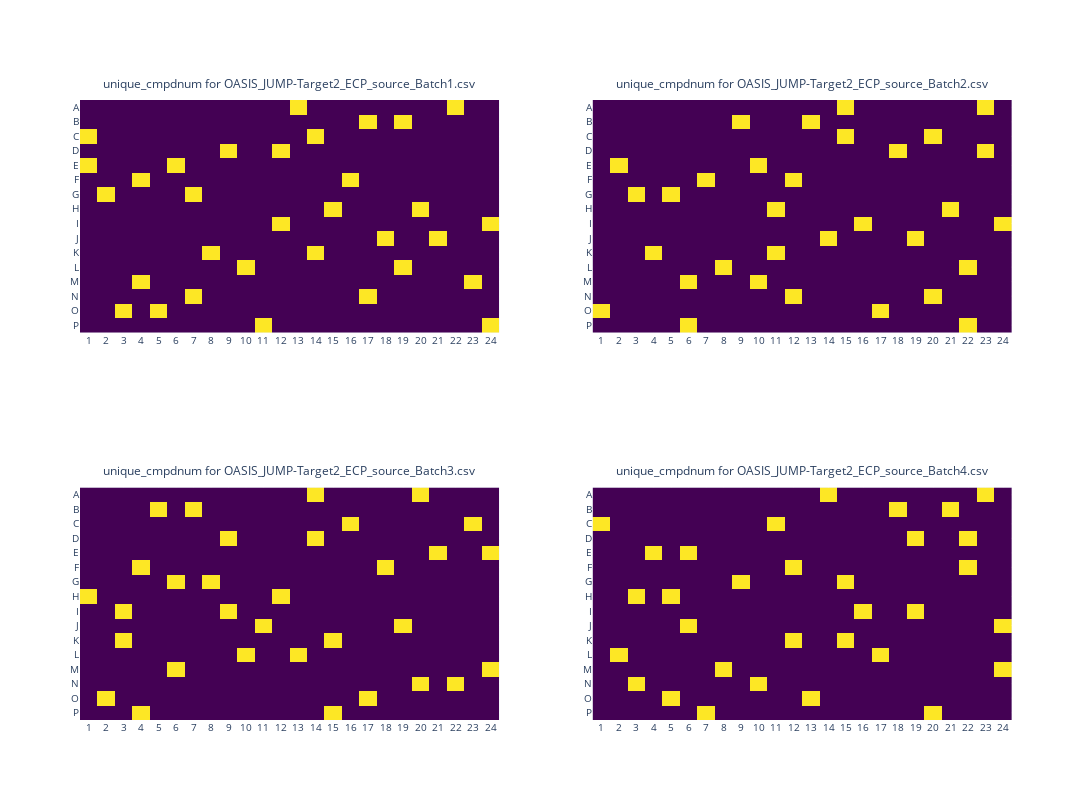

Notebook code for this chart:
### Code cell
import polars as pl

base_path = "OASIS_JUMP-Target2_ECP/output/"

file_names = [
    "OASIS_JUMP-Target2_ECP_source_Batch1.csv",
    "OASIS_JUMP-Target2_ECP_source_Batch2.csv",
    "OASIS_JUMP-Target2_ECP_source_Batch3.csv",
    "OASIS_JUMP-Target2_ECP_source_Batch4.csv",
]

full_paths = [base_path + file_name for file_name in file_names]
dfs = [pl.read_csv(file_path).with_columns(pl.lit(file_name).alias("Source_File")) for file_path, file_name in zip(full_paths, file_names)]

JUMP_combined_df = pl.concat(dfs)



unique_cmpd_mapping = (JUMP_combined_df.select("Compound").unique().with_row_index(name="unique_cmpdnum"))
JUMP_combined_df = JUMP_combined_df.join(unique_cmpd_mapping, on="Compound")

plate_heatmap(
    df=JUMP_combined_df,  
    #plate_names=["plate_1", "plate_2", "plate_3", "plate_4"],  
    highlight_compounds=["DMSO"],
    subplot_num_columns=2,  
    plot_size=400,  
    measurement="unique_cmpdnum",
    highlight_column="Compound",
    plate_well_columns={
        "plates": "Source_File",  
        "wells": "Dest Well",    
    },
    output_folder="platemaps",
    output_filename="OASIS_JUMP2_source.pdf",
    export_as_pdf=True,
    export_as_html=True
)

### Figure 1 — Plotly figure (JSON) as saved in the notebook; plotly's stock layout.template omitted (floating-point values rounded to 4 significant figures; data arrays with more than 128 entries replaced by an {"elided": "..."} marker saying what was removed)
{"data": [{"colorscale": [[0, "#440154"], [0.1111, "#482878"], [0.2222, "#3e4989"], [0.3333, "#31688e"], [0.4444, "#26828e"], [0.5556, "#1f9e89"], [0.6667, "#35b779"], [0.7778, "#6ece58"], [0.8889, "#b5de2b"], [1, "#fde725"]], "hoverinfo": "text", "hovertext": {"elided": "16x24 str values"}, "reversescale": false, "showscale": false, "type": "heatmap", "x": ["1", "2", "3", "4", "5", "6", "7", "8", "9", "10", "11", "12", "13", "14", "15", "16", "17", "18", "19", "20", "21", "22", "23", "24"], "xaxis": "x", "y": ["A", "B", "C", "D", "E", "F", "G", "H", "I", "J", "K", "L", "M", "N", "O", "P"], "yaxis": "y", "z": {"elided": "16x24 int values"}}, {"colorscale": [[0, "#440154"], [0.1111, "#482878"], [0.2222, "#3e4989"], [0.3333, "#31688e"], [0.4444, "#26828e"], [0.5556, "#1f9e89"], [0.6667, "#35b779"], [0.7778, "#6ece58"], [0.8889, "#b5de2b"], [1, "#fde725"]], "hoverinfo": "text", "hovertext": {"elided": "16x24 str values"}, "reversescale": false, "showscale": false, "type": "heatmap", "x": ["1", "2", "3", "4", "5", "6", "7", "8", "9", "10", "11", "12", "13", "14", "15", "16", "17", "18", "19", "20", "21", "22", "23", "24"], "xaxis": "x2", "y": ["A", "B", "C", "D", "E", "F", "G", "H", "I", "J", "K", "L", "M", "N", "O", "P"], "yaxis": "y2", "z": {"elided": "16x24 int values"}}, {"colorscale": [[0, "#440154"], [0.1111, "#482878"], [0.2222, "#3e4989"], [0.3333, "#31688e"], [0.4444, "#26828e"], [0.5556, "#1f9e89"], [0.6667, "#35b779"], [0.7778, "#6ece58"], [0.8889, "#b5de2b"], [1, "#fde725"]], "hoverinfo": "text", "hovertext": {"elided": "16x24 str values"}, "reversescale": false, "showscale": false, "type": "heatmap", "x": ["1", "2", "3", "4", "5", "6", "7", "8", "9", "10", "11", "12", "13", "14", "15", "16", "17", "18", "19", "20", "21", "22", "23", "24"], "xaxis": "x3", "y": ["A", "B", "C", "D", "E", "F", "G", "H", "I", "J", "K", "L", "M", "N", "O", "P"], "yaxis": "y3", "z": {"elided": "16x24 int values"}}, {"colorscale": [[0, "#440154"], [0.1111, "#482878"], [0.2222, "#3e4989"], [0.3333, "#31688e"], [0.4444, "#26828e"], [0.5556, "#1f9e89"], [0.6667, "#35b779"], [0.7778, "#6ece58"], [0.8889, "#b5de2b"], [1, "#fde725"]], "hoverinfo": "text", "hovertext": {"elided": "16x24 str values"}, "reversescale": false, "showscale": false, "type": "heatmap", "x": ["1", "2", "3", "4", "5", "6", "7", "8", "9", "10", "11", "12", "13", "14", "15", "16", "17", "18", "19", "20", "21", "22", "23", "24"], "xaxis": "x4", "y": ["A", "B", "C", "D", "E", "F", "G", "H", "I", "J", "K", "L", "M", "N", "O", "P"], "yaxis": "y4", "z": {"elided": "16x24 int values"}}], "layout": {"annotations": [{"font": {"size": 12}, "showarrow": false, "text": "unique_cmpdnum for OASIS_JUMP-Target2_ECP_source_Batch1.csv", "x": 0.225, "xanchor": "center", "xref": "paper", "y": 1.01, "yanchor": "bottom", "yref": "paper"}, {"font": {"size": 12}, "showarrow": false, "text": "unique_cmpdnum for OASIS_JUMP-Target2_ECP_source_Batch2.csv", "x": 0.775, "xanchor": "center", "xref": "paper", "y": 1.01, "yanchor": "bottom", "yref": "paper"}, {"font": {"size": 12}, "showarrow": false, "text": "unique_cmpdnum for OASIS_JUMP-Target2_ECP_source_Batch3.csv", "x": 0.225, "xanchor": "center", "xref": "paper", "y": 0.385, "yanchor": "bottom", "yref": "paper"}, {"font": {"size": 12}, "showarrow": false, "text": "unique_cmpdnum for OASIS_JUMP-Target2_ECP_source_Batch4.csv", "x": 0.775, "xanchor": "center", "xref": "paper", "y": 0.385, "yanchor": "bottom", "yref": "paper"}], "height": 800, "width": 1140, "xaxis": {"anchor": "y", "autorange": true, "domain": [0, 0.45], "nticks": 48, "range": [-0.5, 23.5], "side": "bottom", "tickfont": {"size": 10}, "type": "category"}, "xaxis2": {"anchor": "y2", "autorange": true, "domain": [0.55, 1], "nticks": 48, "range": [-0.5, 23.5], "side": "bottom", "tickfont": {"size": 10}, "type": "category"}, "xaxis3": {"anchor": "y3", "autorange": true, "domain": [0, 0.45], "nticks": 48, "range": [-0.5, 23.5], "side": "bottom", "tickfont": {"size": 10}, "type": "category"}, "xaxis4": {"anchor": "y4", "autorange": true, "domain": [0.55, 1], "nticks": 48, "range": [-0.5, 23.5], "side": "bottom", "tickfont": {"size": 10}, "type": "category"}, "yaxis": {"anchor": "x", "autorange": true, "domain": [0.625, 1], "range": [15.5, -0.5], "tickfont": {"size": 10}, "type": "category"}, "yaxis2": {"anchor": "x2", "autorange": true, "domain": [0.625, 1], "range": [15.5, -0.5], "tickfont": {"size": 10}, "type": "category"}, "yaxis3": {"anchor": "x3", "autorange": true, "domain": [0, 0.375], "range": [15.5, -0.5], "tickfont": {"size": 10}, "type": "category"}, "yaxis4": {"anchor": "x4", "autorange": true, "domain": [0, 0.375], "range": [15.5, -0.5], "tickfont": {"size": 10}, "type": "category"}}}
